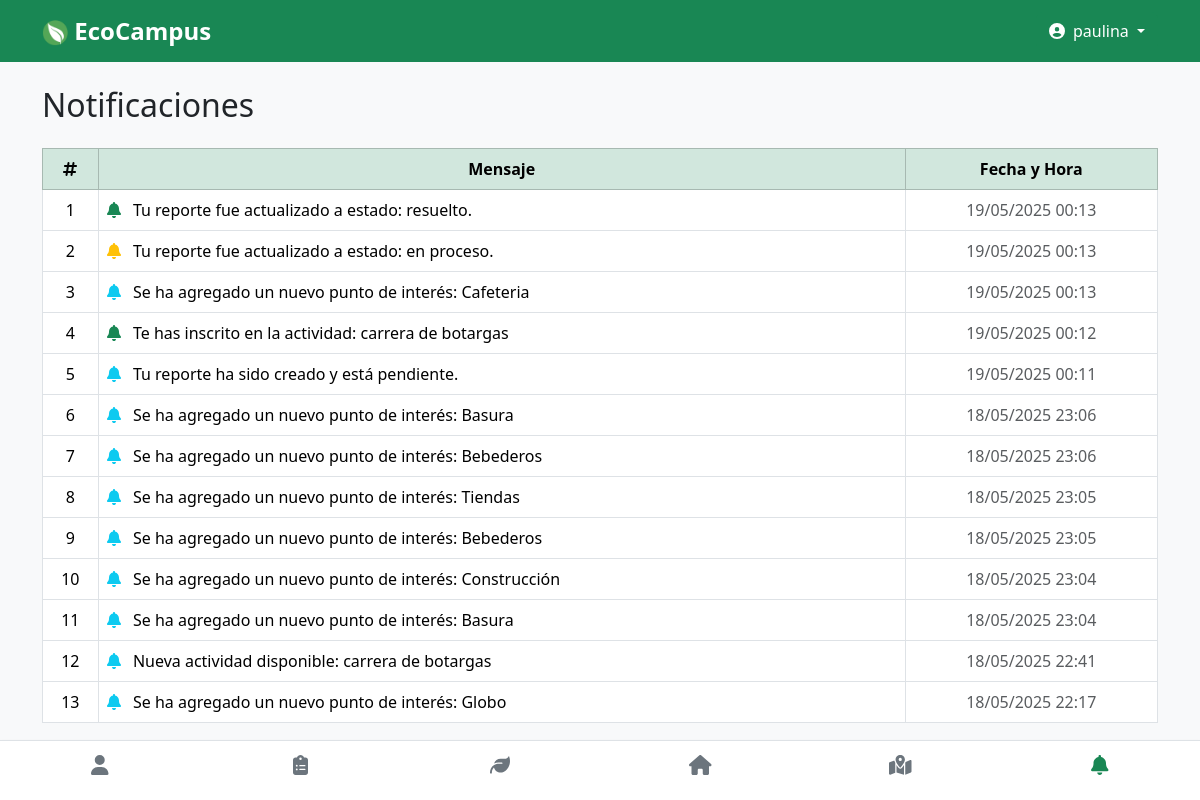
Page /notificaciones (signed in) on the committed database.
### backend/models.py (models this page shows)
class Notificacion(db.Model):
    id = db.Column(db.Integer, primary_key=True)
    mensaje = db.Column(db.String(200), nullable=False)
    tipo = db.Column(db.String(50))  # info, alerta, éxito, etc.
    leida = db.Column(db.Boolean, default=False)
    usuario_id = db.Column(db.Integer, db.ForeignKey('usuario.id'), nullable=True)  # null para globales
    fecha = db.Column(db.DateTime, default=datetime.utcnow)

### backend/routes.py (the view)
    @app.route('/notificaciones')
    def notificaciones():
        if 'usuario_id' not in session:
            return redirect(url_for('login'))
        usuario_id = session['usuario_id']
        notificaciones = Notificacion.query.filter(
            or_(
                Notificacion.usuario_id == usuario_id,
                Notificacion.usuario_id == None  # también puedes usar `is_(None)`
            )
        ).order_by(Notificacion.fecha.desc()).all()  # Opcional: ordenadas por fecha
        return render_template('notificaciones.html', notificaciones=notificaciones)

### frontend/templates/notificaciones.html (shortened to what this page needs)
{% extends 'layout.html' %}
{% block content %}
<h2 class="mb-4">Notificaciones</h2>
{% if notificaciones %}
  <div class="table-responsive">
    <table class="table table-bordered align-middle">
      <thead class="table-success text-center">
        <tr>
          <th style="width: 5%"><i class="fas fa-hashtag"></i></th>
          <th>Mensaje</th>
          <th>Fecha y Hora</th>
        </tr>
      </thead>
      <tbody>
        {% for n in notificaciones %}
        <tr>
          <td class="text-center">{{ loop.index }}</td>
          <td><i class="fas fa-bell me-2 text-{{ n.tipo }}"></i> {{ n.mensaje }}</td>
          <td class="text-center text-muted">
            {{ n.fecha.strftime('%d/%m/%Y %H:%M') }}
          </td>
        </tr>
        {% endfor %}
      </tbody>
    </table>
  </div>
{% else %}
  <div class="alert alert-secondary text-center">
    <i class="fas fa-inbox"></i> No tienes notificaciones por ahora.
  </div>
{% endif %}
{% endblock %}

### frontend/static/css/main.css (style rules this page uses)
body { font-family: 'Segoe UI', Tahoma, Geneva, Verdana, sans-serif; }

### rows in the picture
Notificacion: mensaje "Tu reporte fue actualizado a estado: resuelto.", fecha "19/05/2025 00:13"
Notificacion: mensaje "Tu reporte fue actualizado a estado: en proceso.", fecha "19/05/2025 00:13"
Notificacion: mensaje "Se ha agregado un nuevo punto de interés: Cafeteria", fecha "19/05/2025 00:13"
Notificacion: mensaje "Te has inscrito en la actividad: carrera de botargas", fecha "19/05/2025 00:12"
Notificacion: mensaje "Tu reporte ha sido creado y está pendiente.", fecha "19/05/2025 00:11"
Notificacion: mensaje "Se ha agregado un nuevo punto de interés: Basura", fecha "18/05/2025 23:06"
Notificacion: mensaje "Se ha agregado un nuevo punto de interés: Bebederos", fecha "18/05/2025 23:06"
Notificacion: mensaje "Se ha agregado un nuevo punto de interés: Tiendas", fecha "18/05/2025 23:05"
Notificacion: mensaje "Se ha agregado un nuevo punto de interés: Bebederos", fecha "18/05/2025 23:05"
Notificacion: mensaje "Se ha agregado un nuevo punto de interés: Construcción", fecha "18/05/2025 23:04"
Notificacion: mensaje "Se ha agregado un nuevo punto de interés: Basura", fecha "18/05/2025 23:04"
Notificacion: mensaje "Nueva actividad disponible: carrera de botargas", fecha "18/05/2025 22:41"
Notificacion: mensaje "Se ha agregado un nuevo punto de interés: Globo", fecha "18/05/2025 22:17"

### other values in the picture
{{ session['usuario_nombre'] }} "paulina"
